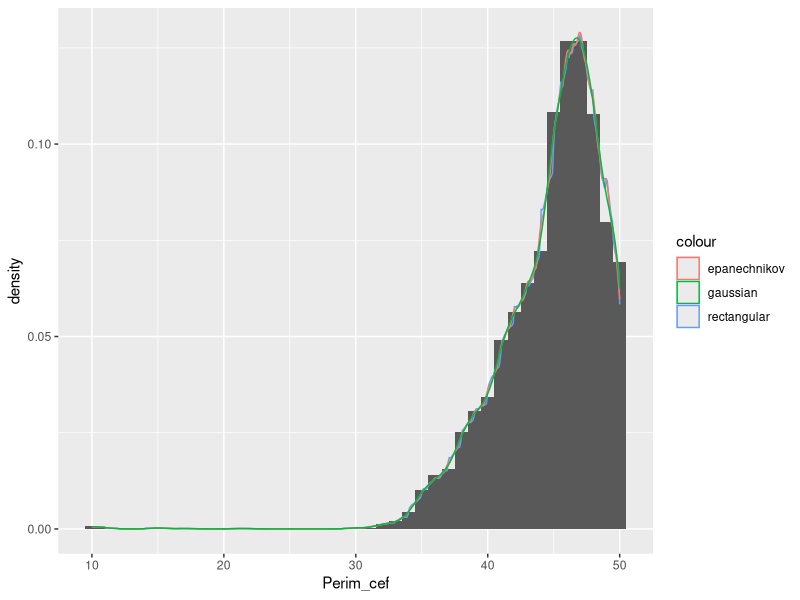
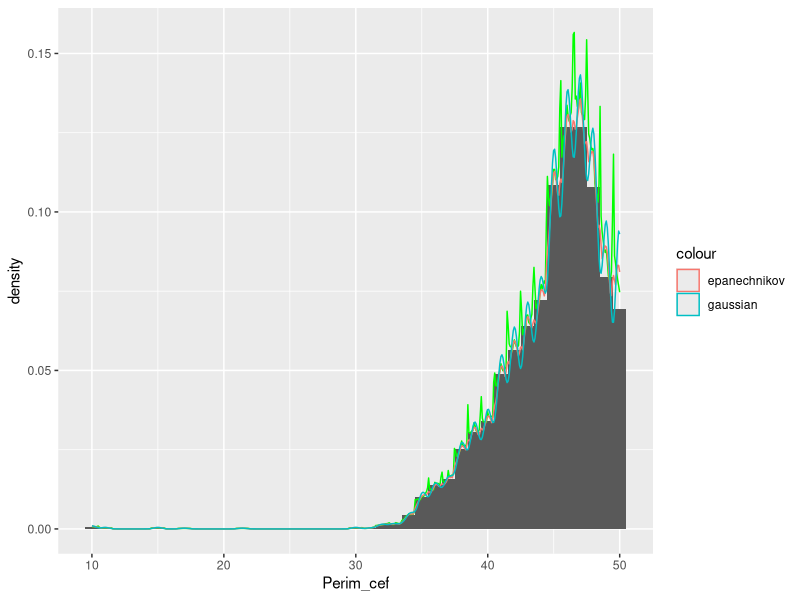
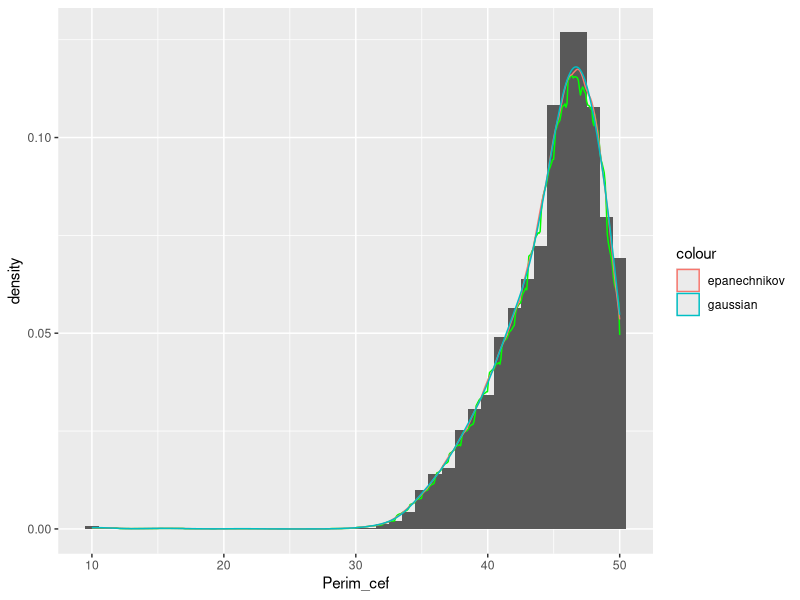

The R source for these figures, in order:
## ---- chunk 1
data <- read.table("ENNyS_menorA2.txt", header = TRUE)
attach(data)
## ---- chunk 2
library(ggplot2)

ggplot() +
  geom_histogram(aes(x = Perim_cef, y = after_stat(density)), binwidth = 1) +
  geom_density(aes(x = Perim_cef, y = after_stat(density), col = 'rectangular'), kernel = "rectangular") +
  geom_density(aes(x = Perim_cef, y = after_stat(density), col = 'epanechnikov'), kernel = "epanechnikov") +
  geom_density(aes(x = Perim_cef, y = after_stat(density), col = 'gaussian'), kernel = "gaussian")
## ---- chunk 3
data_range <- seq(floor(min(Perim_cef)), ceiling(max(Perim_cef)), by = 1)
hist_obj <- hist(Perim_cef, breaks = data_range, plot = FALSE)
bin_widths <- diff(hist_obj$breaks)
in_range_indices <- which(hist_obj$mids >= 42 & hist_obj$mids <= 48)
sum(hist_obj$density[in_range_indices] * bin_widths[in_range_indices])
## ---- chunk 4
epanechnikov <- density(Perim_cef, kernel = "epanechnikov")
epanechnikov_cdf <- with(epanechnikov, splinefun(x, cumsum(y) / sum(y), method="monoH.FC"))
epanechnikov_cdf(48) - epanechnikov_cdf(42)
## ---- chunk 5
print(bw.nrd0(Perim_cef))
## ---- chunk 6
ggplot() +
    geom_histogram(aes(x = Perim_cef, y = after_stat(density)), binwidth = 1) + geom_density(aes(x = Perim_cef, y = after_stat(density)), col = "green", kernel = "rectangular", adjust = 0.5) + 
  geom_density(aes(x = Perim_cef, y = after_stat(density), col = 'epanechnikov'), kernel = "epanechnikov", adjust = 0.5) +
  geom_density(aes(x = Perim_cef, y = after_stat(density), col = 'gaussian'), kernel = "gaussian", adjust = 0.5)
## ---- chunk 7
ggplot() +
    geom_histogram(aes(x = Perim_cef, y = after_stat(density)), binwidth = 1) + geom_density(aes(x = Perim_cef, y = after_stat(density)), col = 'green', kernel = "rectangular", adjust = 2) + 
  geom_density(aes(x = Perim_cef, y = after_stat(density), col = 'epanechnikov'), kernel = "epanechnikov", adjust = 2) +
  geom_density(aes(x = Perim_cef, y = after_stat(density), col = 'gaussian'), kernel = "gaussian", adjust = 2)
